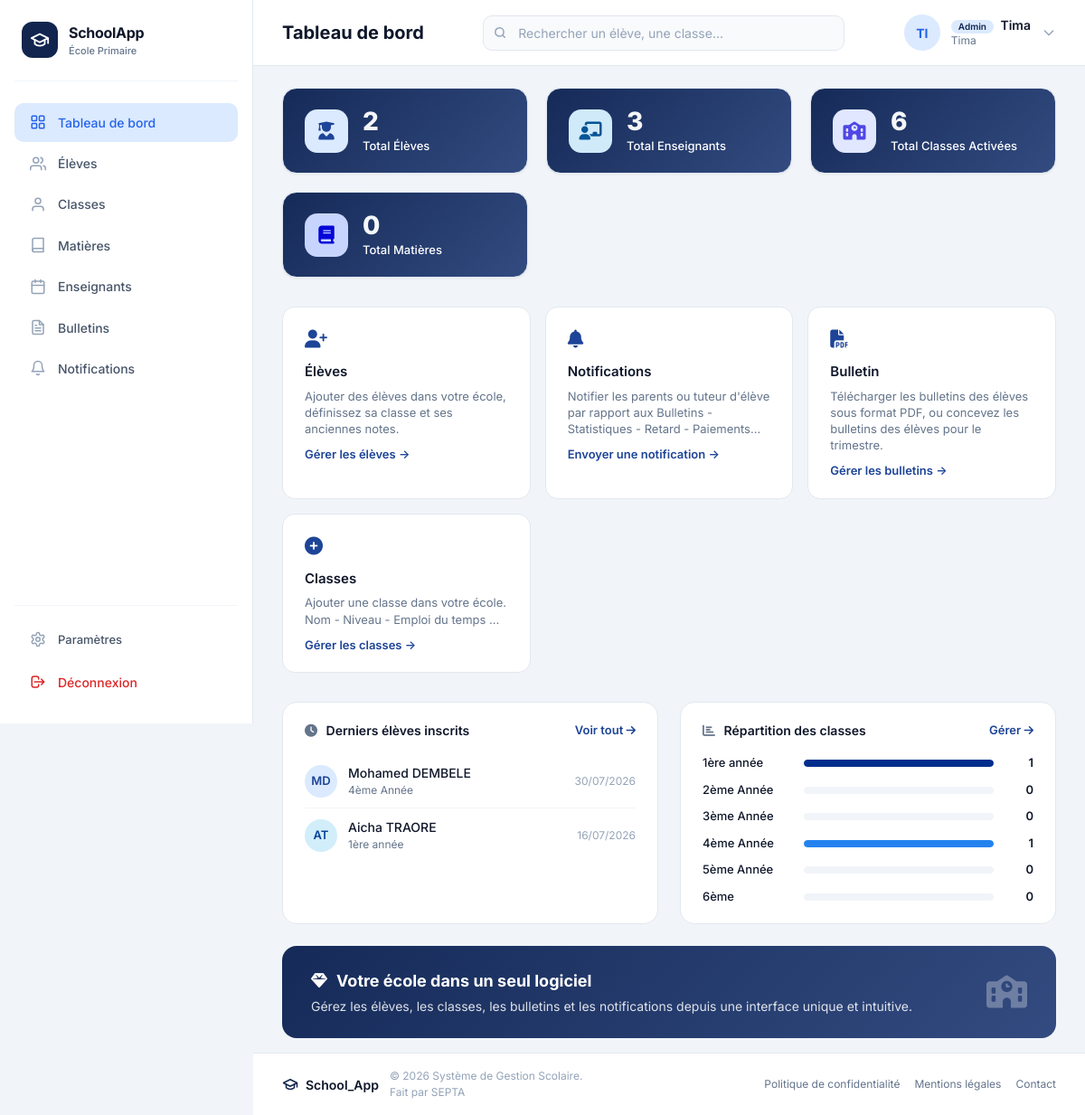
Page /admins/ (signed in) on the earlier database version.
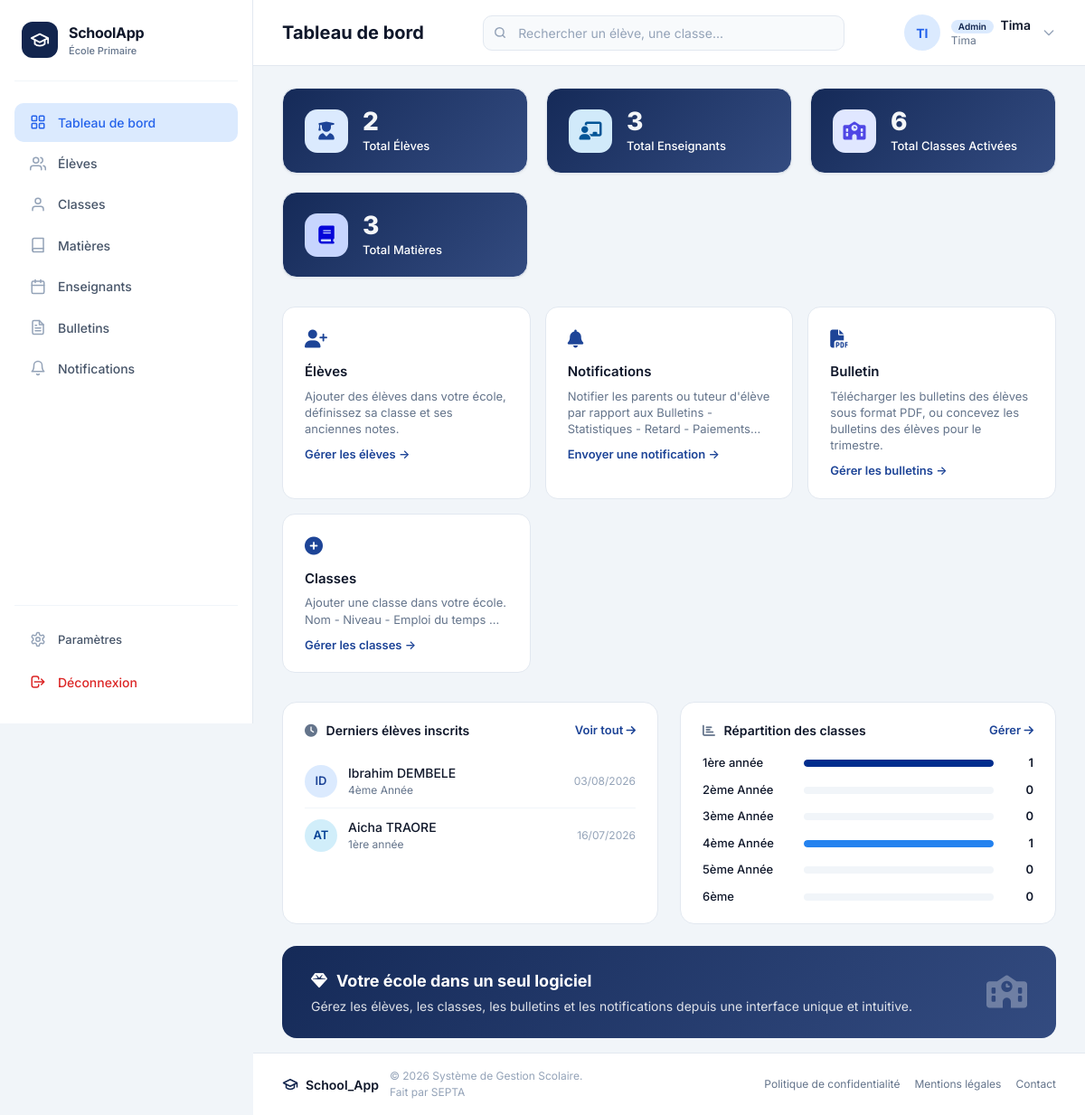
Same page on the later database version.
### eleves/models.py (models this page shows, shortened)
class Student(models.Model):
    SEXE_CHOICES = [
        ("M", "Masculin"),
        ("F", "Féminin"),
    ]
    identification_number = models.AutoField( primary_key=True)
    first_name = models.CharField(max_length=100, blank=False, null=False)
    last_name = models.CharField(max_length=100, blank=False, null=False)
    sexe = models.CharField(max_length=1, choices=SEXE_CHOICES, blank=True, null=True)
    date_of_birth = models.DateField()
    lieu_de_naissance = models.CharField(max_length=100, blank=False, null=False)
    parent = models.ForeignKey(Parent, on_delete=models.CASCADE, related_name='students')
    classroom = models.ForeignKey(Classe, on_delete=models.CASCADE, related_name='students')
    inscription_date = models.DateField(blank=False, null=False)
    photo = models.ImageField(
        upload_to='eleves/photos/', blank=True, null=True,
        help_text="Photo de l'élève, affichée sur le bulletin (facultative)."
    )
    photo_identite = models.ImageField(upload_to='eleves/photos_identite/', blank=True, null=True)
    acte_naissance = models.FileField(upload_to='eleves/actes_naissance/', blank=True, null=True)

### classes/models.py (models this page shows, shortened)
class Classe(models.Model):
    nom = models.CharField(max_length=30, null=False)
    niveau = models.IntegerField()
    enseignant = models.ForeignKey(
        User,
        on_delete=models.SET_NULL,
        null=True,
        blank=True,
        related_name="classes",
        limit_choices_to={"groups__name": "Teacher"},
    )

### accounts/views.py (the view)
# urls.py: path("admins/", views.admin_dashboard, name="admin_dashboard"),
@login_required
def admin_dashboard(request):
    if not request.user.is_staff:
        return redirect("accounts:dashboard")
    total_eleves = Student.objects.count()
    total_enseignants = User.objects.filter(groups__name='Teacher').count()
    total_classes = Classe.objects.count()
    total_matieres = Matiere.objects.count()
    derniers_eleves = Student.objects.all().order_by('-inscription_date')[:5]
    repartition_classes = Classe.objects.annotate(
    total=models.Count('students'))
    max_eleves = repartition_classes.aggregate(
    models.Max('total')
    )['total__max'] or 1
    for classe in repartition_classes:
      classe.pourcentage = (classe.total / max_eleves) * 100
    context = {
        'total_eleves': total_eleves,
        'total_enseignants': total_enseignants,
        'total_classes': total_classes,
        'total_matieres': total_matieres,
        'derniers_eleves': derniers_eleves,
        'repartition_classes': repartition_classes,
        'max_eleves': max_eleves,
    }
    return render(request, "accounts/admin_dashboard.html", context)

### accounts/templates/accounts/admin_dashboard.html (shortened to what the changed rows need)
{% extends 'base.html' %}
{% load static %}
{% block page_title %}Tableau de bord{% endblock %}
{% block content %}
<div class="stats-grid">
  <div class="stat-card">
    <div class="stat-content">
      <div class="stat-number">{{ total_matieres }}</div>
      <div class="stat-label">Total Matières</div>
    </div>
  </div>
</div>
<div class="dashboard-grid">
  <div class="panel">
    <div>
      {% if derniers_eleves %}
        {% for eleve in derniers_eleves %}
        <div class="student-item">
          <div class="student-info">
            <div class="student-avatar {% cycle 'blue' 'green' 'purple' 'orange' 'pink' %}">
              {{ eleve.first_name|first|upper }}{{ eleve.last_name|first|upper }}
            </div>
            <div>
              <div class="student-name">{{ eleve.first_name }} {{ eleve.last_name }}</div>
              <div class="student-class">{{ eleve.classroom.nom|default:"Non affecté" }}</div>
            </div>
          </div>
          <div class="student-date">
            {{ eleve.inscription_date|date:"d/m/Y" }}
          </div>
        </div>
        {% endfor %}
      {% else %}
        <p style="color: #94a3b8; font-size: 14px; text-align: center; padding: 1.5rem 0;">
          <i class="fas fa-inbox" style="display: block; font-size: 24px; margin-bottom: 8px;"></i>
          Aucun élève inscrit pour le moment.
        </p>
      {% endif %}
    </div>
  </div>
  <div class="panel">
    <div class="class-bar-wrapper">
      {% for classe in repartition_classes %}
      <div class="class-bar-item">
        <span class="class-bar-label">{{ classe.nom|default:"Sans nom" }}</span>
        <div class="class-bar-track">
         <div class="class-bar-fill {% cycle 'blue' 'green' 'purple' 'orange' 'pink' %}"
              style="width: {{ classe.pourcentage|floatformat:0 }}%;">
           </div>
        </div>
        <span class="class-bar-count">{{ classe.total }}</span>
      </div>
      {% empty %}
      <p style="color: #94a3b8; font-size: 14px; text-align: center; padding: 1.5rem 0;">
        <i class="fas fa-school" style="display: block; font-size: 24px; margin-bottom: 8px;"></i>
        Aucune classe n'a été créée.
      </p>
      {% endfor %}
    </div>
  </div>
</div>
{% endblock %}

Differences in the rows shown:
removed Student: first_name|first "M", last_name|first "D", first_name "Mohamed", last_name "DEMBELE", classroom.nom "4ème Année", inscription_date "30/07/2026"
added Student: first_name|first "I", last_name|first "D", first_name "Ibrahim", last_name "DEMBELE", classroom.nom "4ème Année", inscription_date "03/08/2026"
Other differences:
{{ total_matieres }}: "0" → "3"
